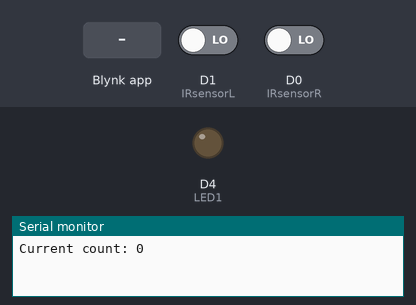
Recording of a sketch running on a simulated ESP8266 (NodeMCU). On the bench: output pins drawn as LEDs (lit = HIGH), the last lines printed to the serial monitor. The test bench sets the inputs (shaded band); at power-on: D1 (IRsensorL) LOW, D0 (IRsensorR) LOW. WiFi joins after 1.5 s; servers stay silent unless stated.

Above: at 3.0 s.
3.1 s: Blynk app writes 1 to V1
At 4.1 s:
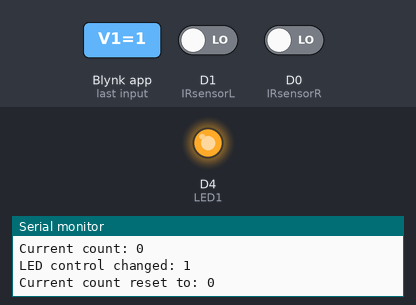
4.6 s: Blynk app writes 0 to V1
At 5.3 s:
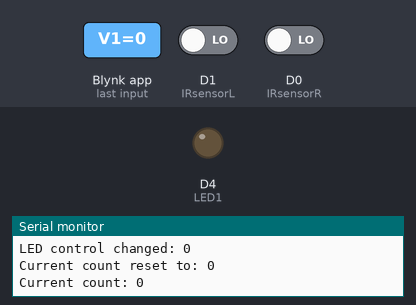
6.1 s: Blynk app writes 200 to V1
At 7.5 s:
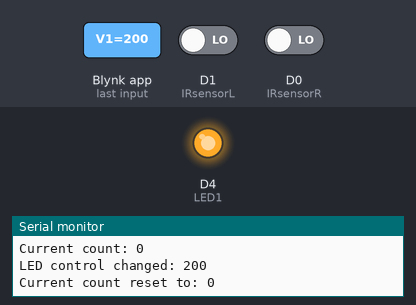
Timing chart, 0 to 9.1 s (numbered marks = the images above; inputs shaded):
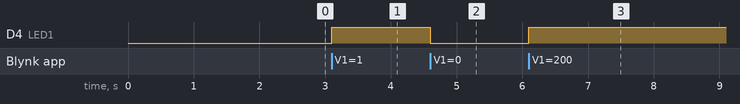

The sketch:

final_project_complete.ino
```cpp
//final project complete
#define BLYNK_TEMPLATE_ID "TMPL61rh-Hu1f"
#define BLYNK_TEMPLATE_NAME "Quickstart Template"
#define BLYNK_AUTH_TOKEN "EnE2U6e2exjEDehN7QEo1wahJW6qRols"

#define BLYNK_PRINT Serial
#include <ESP8266WiFi.h>
#include <BlynkSimpleEsp8266.h>

char ssid[] = "Warachaya";
char pass[] = "25933150247";

#define IRsensorL D1  //in
#define IRsensorR D0  //out

#define LED1 D4

int IRValueL, IRValueR;
int count = 0;
bool manualOverride = false;  // Flag for manual control
BlynkTimer timer;

WidgetLED led1(V1);  // Define LED Widget on Virtual Pin V1

void setup() {
  pinMode(LED1, OUTPUT);
  pinMode(IRsensorL, INPUT);
  pinMode(IRsensorR, INPUT);
  Blynk.begin(BLYNK_AUTH_TOKEN, ssid, pass);
  timer.setInterval(1000L, checkMotion);
  Blynk.syncVirtual(V1);

  Serial.begin(115200);  // Start serial communication at 115200 baud rate
}

void loop() {
  Blynk.run();
  timer.run();
}

void checkMotion() {
  if (manualOverride) return;  // Skip motion detection when manually controlled

  IRValueR = digitalRead(IRsensorR);
  IRValueL = digitalRead(IRsensorL);

  // out
  if (IRValueR == 1 && IRValueL == 0) {
    delay(500);  // Debounce delay
    if (digitalRead(IRsensorL) == 1) {
      count--;
      if (count < 0) count = 0;
      Blynk.virtualWrite(V2, count);
    }
  }
  // in
  else if (IRValueR == 0 && IRValueL == 1) {
    delay(500);  // Debounce delay
    if (digitalRead(IRsensorR) == 1) {
      count++;
      Blynk.virtualWrite(V2, count);
    }
  }
  updateLED();
  digitalWrite(V2, count);
}

void updateLED() {
  if (count == 0) {
    digitalWrite(LED1, LOW);
    led1.off();  // Turn off LED Widget
  }else {
    digitalWrite(LED1, HIGH);
    led1.on();  // Turn on LED Widget
    delay(500);
  }

  Serial.print("Current count: ");  // Print current count to Serial Monitor
  Serial.println(count);
  Blynk.virtualWrite(V2, count);
}

BLYNK_WRITE(V1) {
  int ledControl = param.asInt();  // 0 = ปิด, 1 = เปิด
  digitalWrite(LED1, ledControl);  // ควบคุมสถานะ LED

  if (ledControl == 0) {
    manualOverride = false;  // ยกเลิกการควบคุมด้วยมือเมื่อไฟปิด
    count = 0;  // รีเซ็ตค่า count เมื่อปุ่มถูกกดเป็น "ปิด"
    Blynk.virtualWrite(V2, count);  // อัพเดทค่า count บน Blynk
    updateLED();  // อัพเดทสถานะ LED บน Blynk และอุปกรณ์
  } else {
    manualOverride = true;  // เปิดการควบคุมด้วยมือเมื่อไฟเปิด
  }

  Serial.print("LED control changed: ");
  Serial.println(ledControl);
  Serial.print("Current count reset to: ");
  Serial.println(count);
}
```

Measured:
- after the input at 3.1 s, D4 (LED1): LOW → HIGH at once
- after the input at 4.6 s, D4 (LED1): HIGH → LOW at once
- after the input at 6.1 s, D4 (LED1): LOW → HIGH at once
